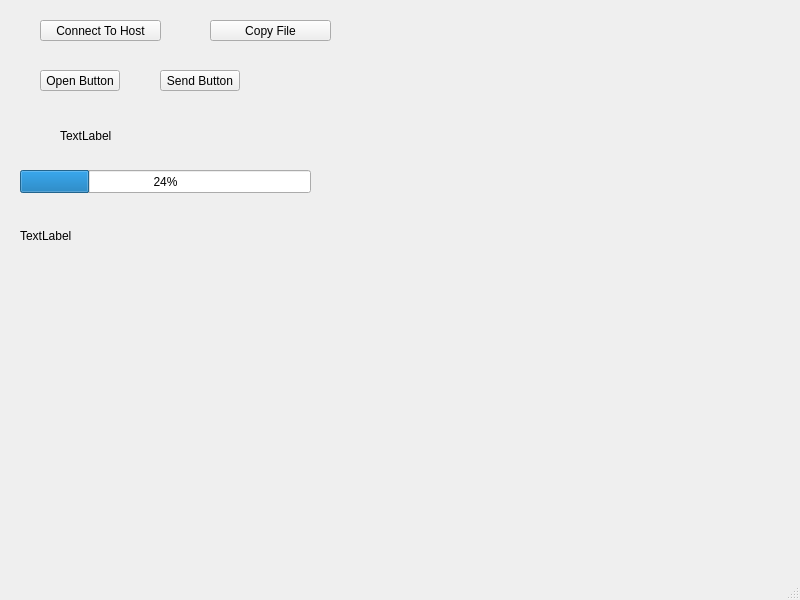
<?xml version="1.0" encoding="UTF-8"?>
<ui version="4.0">
 <class>TCP_Server_A</class>
 <widget class="QMainWindow" name="TCP_Server_A">
  <property name="geometry">
   <rect>
    <x>0</x>
    <y>0</y>
    <width>800</width>
    <height>600</height>
   </rect>
  </property>
  <property name="windowTitle">
   <string>TCP_Server_A</string>
  </property>
  <widget class="QWidget" name="centralwidget">
   <widget class="QPushButton" name="openPushButton">
    <property name="geometry">
     <rect>
      <x>40</x>
      <y>70</y>
      <width>80</width>
      <height>21</height>
     </rect>
    </property>
    <property name="text">
     <string>Open Button</string>
    </property>
   </widget>
   <widget class="QLabel" name="sendStatusLabel">
    <property name="geometry">
     <rect>
      <x>60</x>
      <y>110</y>
      <width>291</width>
      <height>51</height>
     </rect>
    </property>
    <property name="text">
     <string>TextLabel</string>
    </property>
   </widget>
   <widget class="QProgressBar" name="sendProgressBar">
    <property name="geometry">
     <rect>
      <x>20</x>
      <y>170</y>
      <width>291</width>
      <height>23</height>
     </rect>
    </property>
    <property name="value">
     <number>24</number>
    </property>
   </widget>
   <widget class="QLabel" name="progressLabel">
    <property name="geometry">
     <rect>
      <x>20</x>
      <y>210</y>
      <width>291</width>
      <height>51</height>
     </rect>
    </property>
    <property name="text">
     <string>TextLabel</string>
    </property>
   </widget>
   <widget class="QPushButton" name="sendPushButton">
    <property name="geometry">
     <rect>
      <x>160</x>
      <y>70</y>
      <width>80</width>
      <height>21</height>
     </rect>
    </property>
    <property name="text">
     <string>Send Button</string>
    </property>
   </widget>
   <widget class="QPushButton" name="ConnectHost">
    <property name="geometry">
     <rect>
      <x>40</x>
      <y>20</y>
      <width>121</width>
      <height>21</height>
     </rect>
    </property>
    <property name="text">
     <string>Connect To Host</string>
    </property>
   </widget>
   <widget class="QPushButton" name="ConnectHost_2">
    <property name="geometry">
     <rect>
      <x>210</x>
      <y>20</y>
      <width>121</width>
      <height>21</height>
     </rect>
    </property>
    <property name="text">
     <string>Copy File</string>
    </property>
   </widget>
  </widget>
  <widget class="QMenuBar" name="menubar">
   <property name="geometry">
    <rect>
     <x>0</x>
     <y>0</y>
     <width>800</width>
     <height>20</height>
    </rect>
   </property>
  </widget>
  <widget class="QStatusBar" name="statusbar"/>
 </widget>
 <resources/>
 <connections/>
</ui>
